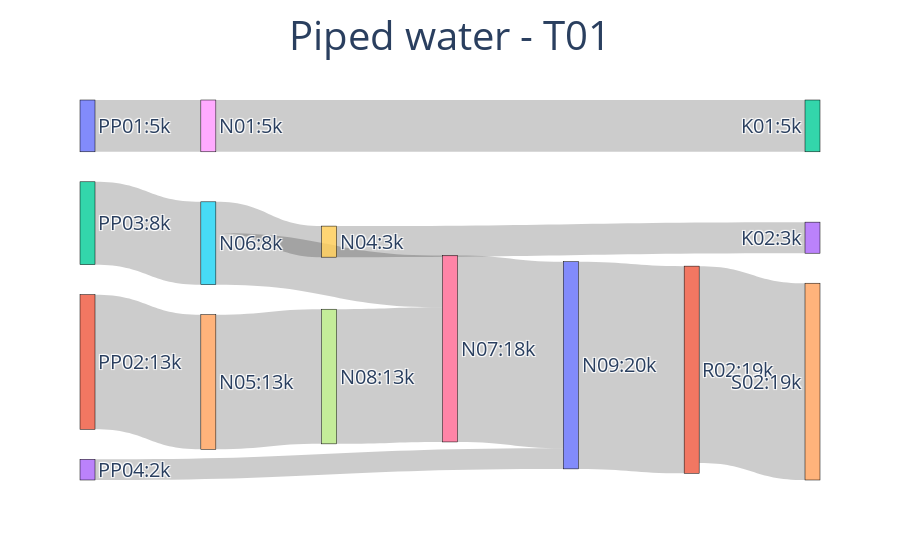

Notebook code cell kept with this figure:
### Markdown cell above
### Step 6.1 (optional): Generate Sankey diagrams
PARETO's `plot_sankey` function ([documentation](https://pareto.readthedocs.io/en/latest/utilities/Results.html#generate-sankey)) can be used to generate Sankey diagrams of the output:

### Code cell
input_data = {"pareto_var": results_dict["v_F_Piped_dict"], 
              "time_period": "T01",
             }
args = {"plot_title": "Piped water - T01",
        "output_file": "demo_sankey_T01.html",
        "jupyter_notebook": True,  # setting this option to True causes the Sankey diagram(s) to appear in the Jupyter notebook
       }
plot_sankey(input_data, args)

### Figure 1 — Plotly figure (JSON) as saved in the notebook; plotly's stock layout.template omitted (floating-point values rounded to 4 significant figures)
{"data": [{"link": {"source": [0, 1, 2, 3, 4, 5, 5, 6, 7, 8, 9, 10, 11], "target": [8, 4, 5, 10, 7, 9, 6, 10, 6, 12, 13, 11, 14], "value": [5000.0, 13000.0, 8000.0, 2000.0, 13000.0, 3000.0, 5000.0, 18000.0, 13000.0, 5000.0, 3000.0, 20000.0, 19000.0]}, "node": {"label": ["PP01:5k", "PP02:13k", "PP03:8k", "PP04:2k", "N05:13k", "N06:8k", "N07:18k", "N08:13k", "N01:5k", "N04:3k", "N09:20k", "R02:19k", "K01:5k", "K02:3k", "S02:19k"], "line": {"color": "black", "width": 0.5}, "pad": 30, "thickness": 15}, "type": "sankey"}], "layout": {"font": {"size": 20}, "title": {"font": {"size": 40}, "text": "Piped water - T01", "x": 0.5}}}
